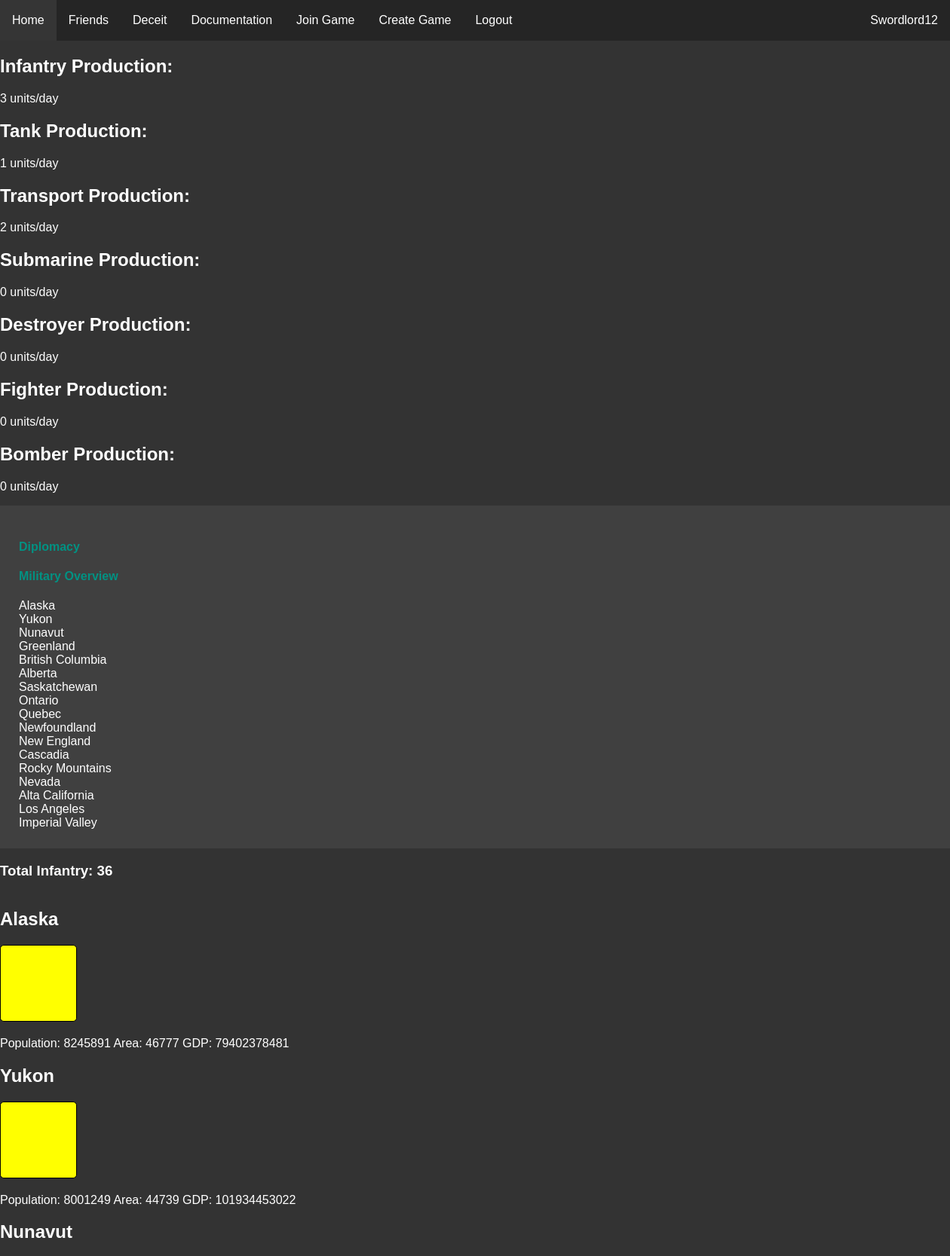
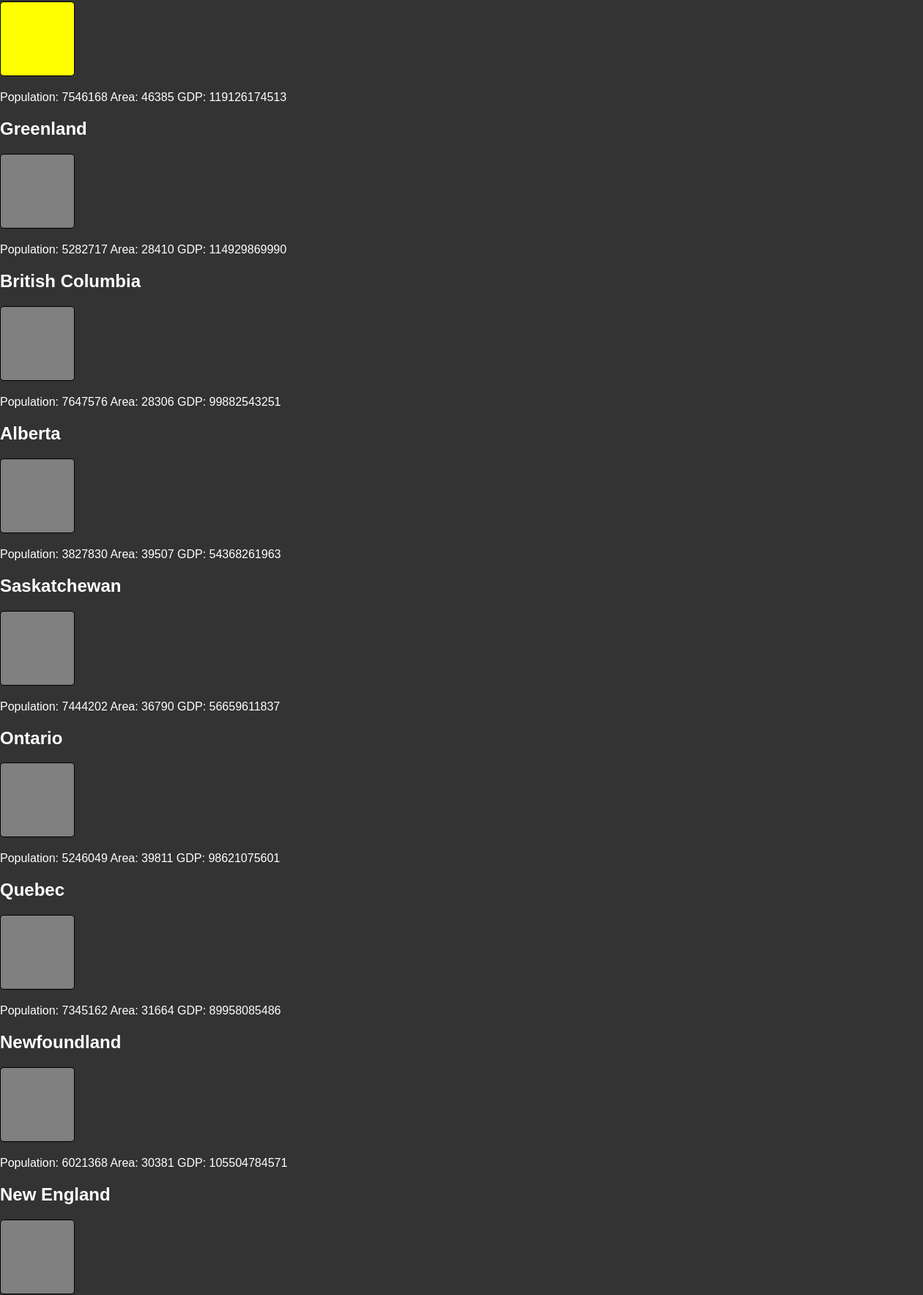
The page /rooms/1/map (signed in, upper part) on the database its author committed (2 pictures, top to bottom).
### website/models.py (models this page shows)
class User(db.Model, UserMixin):
    id = db.Column(db.Integer, primary_key=True)
    email = db.Column(db.String(150), unique=True)
    password = db.Column(db.String(150))
    username = db.Column(db.String(150))
    pfp = db.Column(db.String(50))
    admin = db.Column(db.String(50))

class Territories(db.Model):
    id = db.Column(db.Integer, primary_key=True)
    territory_id = db.Column(db.Integer)
    name = db.Column(db.String(50))
    owner = db.Column(db.Integer)
    color = db.Column(db.String(15))
    game = db.Column(db.Integer, db.ForeignKey('game.id'))
    pop = db.Column(db.Integer)
    gdp = db.Column(db.Integer)
    area = db.Column(db.Integer)
    oil = db.Column(db.String(5))
    forts = db.Column(db.Integer)
    uranium = db.Column(db.String(5))
    gold = db.Column(db.String(5))
    coast = db.Column(db.String(5))
    biome = db.Column(db.String(20))
    region = db.Column(db.String(25))

class Empires(db.Model):
    id = db.Column(db.Integer, primary_key=True)
    name = db.Column(db.String(200))
    color = db.Column(db.String(7))
    gov = db.Column(db.String(50))
    flag = db.Column(db.String(50))
    user = db.Column(db.Integer, db.ForeignKey('user.id'))
    game = db.Column(db.Integer, db.ForeignKey('game.id'))
    oil_stockpiles = db.Column(db.Integer)
    gold_stockpiles = db.Column(db.Integer)
    global_trade_power = db.Column(db.Integer)
    uranium = db.Column(db.Integer)
    enriched_uranium = db.Column(db.Integer)
    capital = db.Column(db.Integer, db.ForeignKey('territories.id'))
    cash = db.Column(db.Integer)
    total_inf = db.Column(db.Integer)
    total_tank = db.Column(db.Integer)
    total_transport = db.Column(db.Integer)
    total_sub = db.Column(db.Integer)
    total_bombers = db.Column(db.Integer)
    total_fighters = db.Column(db.Integer)

### website/rooms.py (the view)
@rooms.route('<int:game_id>/map', methods=['POST', 'GET'])
@login_required
def map(game_id):
    players = []
    players_output = []
    empires = {}
    empire_colors = []
    avail_colors = []
    id = game_id
    current_gov = None
    current_color = None
    current_tag = None
    current_empire = "None"
    games = db.session.query(Game).filter_by(id = game_id).first()
    if current_user.id == games.host:
        is_host = True
    else:
        is_host = False
    for filtered in db.session.query(GamesJoined).filter_by(game = game_id):
        players.append(filtered.user)
    for player in players:
        for result in db.session.query(User).filter_by(id=player):
            players_output.append([result, url_for('profiles.profile', user_id=result.id)])
    for empire in db.session.query(Empires).filter_by(game=id):
        empires[f"{empire.user}"]=empire.name
        if empire.user == current_user.id:
            current_empire = empire
            current_gov = current_empire.gov
            current_color = current_empire.color
        if empire.color != "None":
            fixed_empire_color = str(empire.color).lower().replace(' ', '-')
            empire_colors.append(fixed_empire_color)
        else:
            empire_colors.append('white')
    for color in colors:
        if color[2] == current_color:
            current_tag = color[0]
        if color[2] not in empire_colors:
            avail_colors.append(color)
    avail_colors.append([current_tag, str(current_color).title().replace('-', ' '), current_color])
    territory_list = []
    for territory in db.session.query(Territories).filter_by(game=game_id):
        territory_list.append(territory)
    infantry = infantry_calc(current_empire.id, game_id)
    transport = transport_calc(current_empire.id, game_id)
    sub = sub_calc(current_empire.id, game_id)
    tanks = tank_calc(current_empire.id, game_id)
    bomber = bomber_calc(current_empire.id, game_id)
    fighter = fighter_calc(current_empire.id, game_id)
    destroyer = destroyer_calc(current_empire.id, game_id)
    return render_template("map.html", user=current_user, territory_list=territory_list, players = players_output, game = games, game_id = id, empire_key=empires, is_host=is_host,
                            used_colors=empire_colors, colors=colors, id=id, current_empire=current_empire, avail_colors=avail_colors, current_color=current_color, govs=governments,
                            current_gov=current_gov, infantry=infantry, transport=transport, sub=sub, tanks=tanks, bomber=bomber, destroyer=destroyer, fighter=fighter)

### website/rooms.py (called while the page is built)
def infantry_calc(owner, game_id):
    args = [owner, game_id]
    infantry = round(get_total_pop(*args)/25000000 + get_total_pop(*args)/25000000 * get_total_gdp(*args)/20000000000000) + 2
    return infantry

def get_oil_count(owner, game_id):
    count = 0
    for territory in db.session.query(Territories).filter_by(game=game_id, owner=owner):
        if territory.oil == "True":
            count += 1
    return count

def get_coast_total(owner, game_id):
    coast = 0
    for territory in db.session.query(Territories).filter_by(game=game_id, owner=owner):
        if territory.coast == "True":
            coast += 1
    return coast

def get_gold_count(owner, game_id):
    count = 0
    for territory in db.session.query(Territories).filter_by(game=game_id, owner=owner):
        if territory.gold == "True":
            count += 1
    return count

def get_uranium_count(owner, game_id):
    count = 0
    for territory in db.session.query(Territories).filter_by(game=game_id, owner=owner):
        if territory.uranium == "True":
            count += 1
    return count

def get_total_area(owner, game_id):
    count = 0
    for territory in db.session.query(Territories).filter_by(game=game_id, owner=owner):
        count += territory.area
    return count

def get_total_gdp(owner, game_id):
    count = 0
    for territory in db.session.query(Territories).filter_by(game=game_id, owner=owner):
        count += territory.gdp
    return count

def get_total_pop(owner, game_id):
    count = 0
    for territory in db.session.query(Territories).filter_by(game=game_id, owner=owner):
        count += territory.pop
    return count

def get_total_forts(owner, game_id):
    count = 0
    for territory in db.session.query(Territories).filter_by(game=game_id, owner=owner):
        count += territory.forts
    return count

def get_trade_power(owner, game_id):
    current_empire = db.session.query(Empires).filter_by(id=owner, game=game_id).first()
    args = [owner, game_id]
    trade_power = (get_total_gdp(*args)/1000000000000)+(get_gold_count(*args)/3)+(get_oil_count(*args))
    print("Trade power is at: " + str(trade_power))
    return trade_power

def tank_calc(owner, game_id):
    args = [owner, game_id]
    tank = round(get_total_pop(*args)/40000000 + get_total_pop(*args)/40000000 * get_total_gdp(*args)/4000000000000 + (get_oil_count(*args)/5))
    return tank

### website/templates/map.html (shortened to what this page needs)
{% extends "base.html" %} {% block title %}Map{% endblock %}
{% block content %}
<head>
    <link rel="stylesheet" type="text/css" href="/static/css/map.css" />
</head>
<br/>
<br/>
<br/>
<h2>Infantry Production:</h2>
<p>{{infantry}} units/day</p>
<h2>Tank Production:</h2>
<p>{{tanks}} units/day</p>
<h2>Transport Production:</h2>
<p>{{transport}} units/day</p>
<h2>Submarine Production:</h2>
<p>{{sub}} units/day</p>
<h2>Destroyer Production:</h2>
<p>{{destroyer}} units/day</p>
<h2>Fighter Production:</h2>
<p>{{fighter}} units/day</p>
<h2>Bomber Production:</h2>
<p>{{bomber}} units/day</p>
<div style="width: 100%;
            height: 10%;
            margin: 0;
            border: 2px solid;
            padding: 25px;
            background-color: #404040;
            border: none;
            overflow: hidden;
            ">
    <h4><a class="link" href="{{url_for('rooms.diplomacy', game_id=game_id)}}">Diplomacy</a></h4>
    <h4><a class="link" href="{{url_for('rooms.military', game_id=game_id)}}">Military Overview</a></h4>
    {% for territory in territory_list %}
        <div class="overlay">{{territory.name}}</div>
    {% endfor %}
</div>
<h3>Total Infantry: {{current_empire.total_inf}}</h3>
<div id="containers" style="overflow: hidden;">
    {% for territory in territory_list %}
        <h2>{{territory.name}}</h2>
        <div class="box" style= "background-color: {{territory.color}}; display: inline-block; width: 100px; height: 100px;">
        </div>
        <p>Population: {{territory.pop}} Area: {{territory.area}} GDP: {{territory.gdp}}</p>
    {% endfor %}
</div>
{% endblock %}

### website/templates/base.html (shortened to what this page needs)
<!DOCTYPE html>
<html lang="en">
<head>
    <link rel="stylesheet" type="text/css" href="/static/css/main.css" />
</head>
<body>
    <ul class="navbar">
      {% if user.is_authenticated %}
      <li><a class="nav-item nav-link" id="home" href="/">Home</a></li>
      <li><a class="nav-item nav-link" id="friends" href="/user/friends">Friends</a></li>
      <li><a class="nav-item nav-link" id="deceit" href="/deceit">Deceit</a></li>
      <li><a class="nav-item nav-link" id="docs" href="/docs/">Documentation</a></li>
      <li><a class="nav-item nav-link" id="join_game" href="/join-game">Join Game</a></li>
      <li><a class="nav-item nav-link" id="create_game" href="/create-game">Create Game</a></li>
      <li><a class="nav-item nav-link" id="logout" href="/logout">Logout</a></li>
      <li><a class="nav-user nav-link" id="user_link" href="{{url_for('profiles.profile', user_id=user.id)}}">{{ user.username }}</a></li>
      {% else %}
      <li><a class="nav-item nav-link" id="login" href="/login">Login</a></li>
      <li><a class="nav-item nav-link" id="signUp" href="/sign-up">Sign Up</a></li>
      {% endif %}
    </ul>
    <div id="main_div">
    <div class="container">
        {% block content %}
        {% endblock %}
    </div>
    </div>
</body>
</html>

### website/static/css/main.css (style rules this page uses)
#main_div { margin-top: 30px; padding: 20px; }
body { margin: 0px; background-color: #333333; color: white; }
.navbar { list-style-type: none; margin: 0; padding: 0; overflow: hidden; background-color: #252525; position: fixed; top: 0; width: 100%; }
.nav-item { float: left; }
.nav-user { float:right; }
.nav-link { display: block; color: white; text-align: center; padding: 18px 16px; text-decoration: none; }
.box { display: inline-block; height: 25px; width: 25px; margin-bottom: 0px; margin-right: 5px; border: 1px solid black; border-radius: 5px; clear: both; background-size: 25px 25px; }
html { font-family: Arial, Helvetica, sans-serif; }
.link { color:rgb(0, 145, 130); text-decoration: none; }

### website/static/css/map.css (style rules this page uses)
html, body, #main_div { margin: 0; padding: 0; }

### rows shown on the page
User: username "Swordlord12"
Territories: name "Alaska", pop "8245891", area "46777", gdp "79402378481"
Territories: name "Yukon", pop "8001249", area "44739", gdp "101934453022"
Territories: name "Nunavut", pop "7546168", area "46385", gdp "119126174513"
Territories: name "Greenland", pop "5282717", area "28410", gdp "114929869990"
Territories: name "British Columbia", pop "7647576", area "28306", gdp "99882543251"
Territories: name "Alberta", pop "3827830", area "39507", gdp "54368261963"
Territories: name "Saskatchewan", pop "7444202", area "36790", gdp "56659611837"
Territories: name "Ontario", pop "5246049", area "39811", gdp "98621075601"
Territories: name "Quebec", pop "7345162", area "31664", gdp "89958085486"
Territories: name "Newfoundland", pop "6021368", area "30381", gdp "105504784571"
Territories: name "New England"
Territories: name "Cascadia"
Territories: name "Rocky Mountains"
Territories: name "Nevada"
Territories: name "Alta California"
Territories: name "Los Angeles"
Territories: name "Imperial Valley"
Empires: total_inf "36"

### other values the page prints
{{ infantry }} "3"
{{ tanks }} "1"
{{ transport }} "2"
{{ sub }} "0"
{{ destroyer }} "0"
{{ fighter }} "0"
{{ bomber }} "0"
